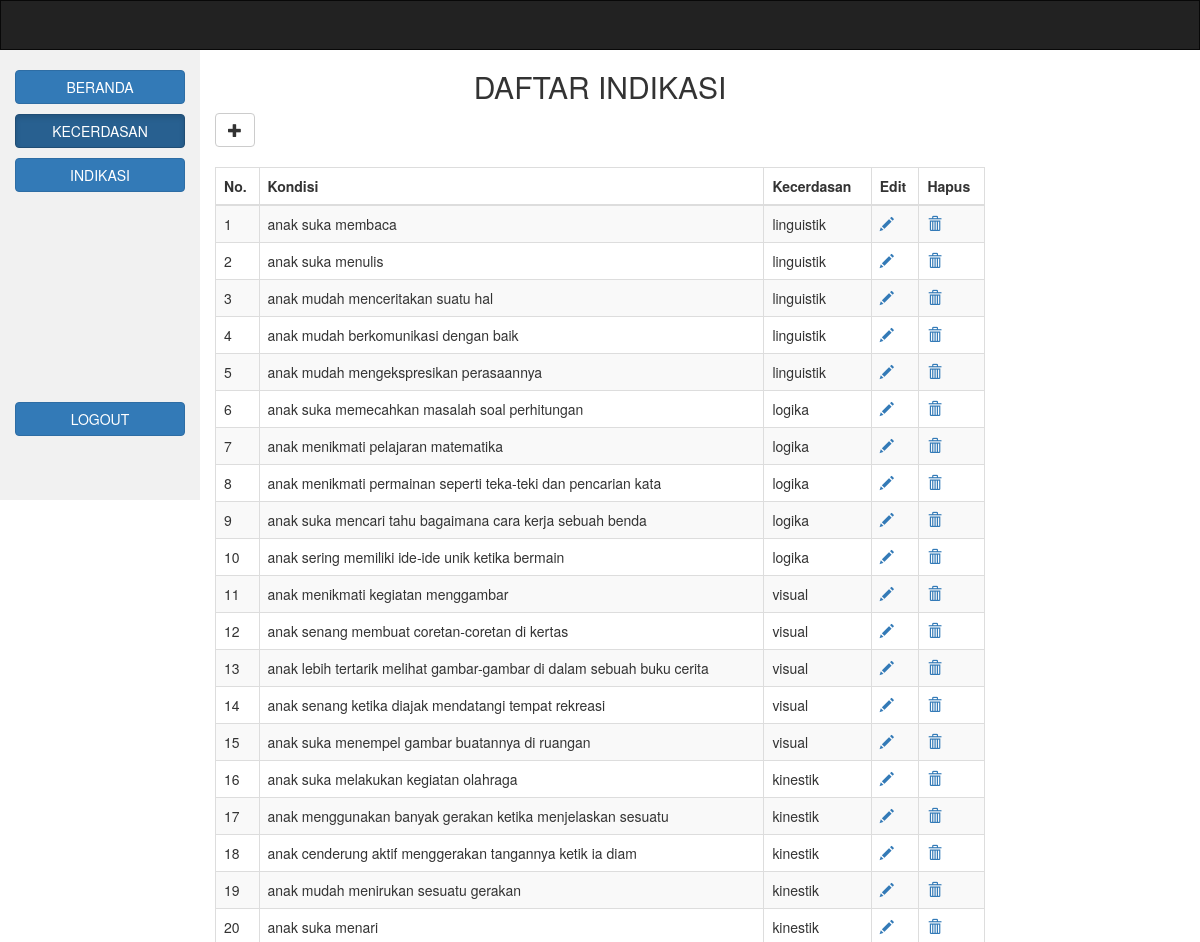
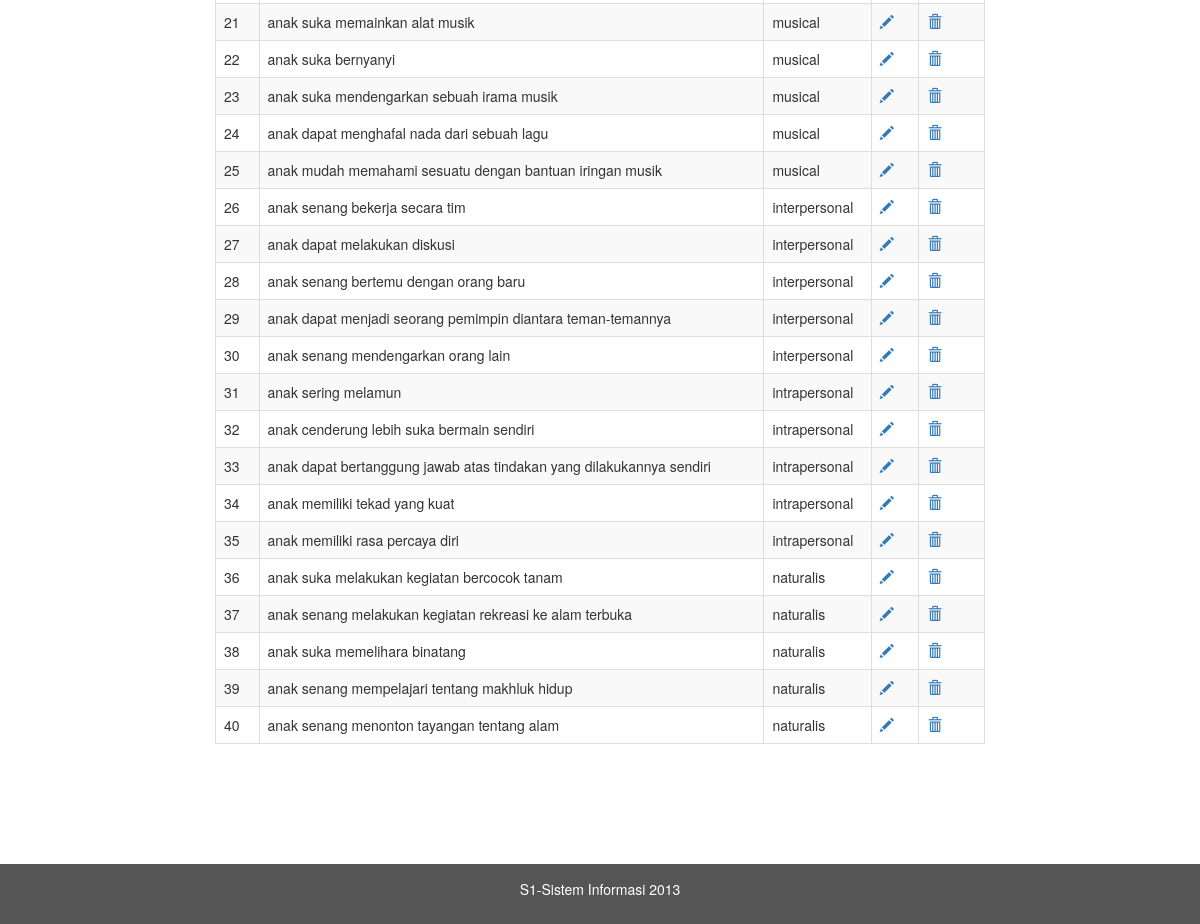
Screenshot of /gejala.php with the database file from the repository (2 pictures, top to bottom).
### tables this page shows
CREATE TABLE `indikasi` (
  `inisialisasi` varchar(2) NOT NULL,
  `kondisi` text NOT NULL,
  `kecerdasan` text NOT NULL
);

### gejala.php (the view, shortened to what this page needs)
<?php
include('koneksi.php');
?>
<!DOCTYPE html>
<html lang="en">
<head>
</head>
<body>
<nav class="navbar navbar-inverse">
</nav>
<div class="container-fluid text-center">
  <div class="row content">
    <div class="col-sm-8 text-left">
    <h2 class="text-center">DAFTAR INDIKASI</h2>
    <a href="ainputgejala.php">
      <button type="button" class="btn btn-default">
        <span class="glyphicon glyphicon-plus" aria-hidden="true"></span>
      </button>
    </a><br><br>
            <div class="box-body table-responsive">
                <table id="example1" class="table table-bordered table-striped">
                    <thead>
                        <tr>
                            <th>No.</th>
                            <th>Kondisi</th>
							              <th>Kecerdasan</th>
                            <th>Edit</th>
                            <th>Hapus</th>
                        </tr>
                    </thead>
<?php
$queri="SELECT * FROM indikasi";
$hasil=mysqli_query ($konek_db,$queri);
$id = 0;
while ($data = mysqli_fetch_array ($hasil)){
 			$id++;
 			echo "
        		<tr>
        			<td>".$id."</td>
        			<td>".$data[1]."</td>
        			<td>".$data[2]."</td>
                    <td><a href=\"aeditgejala.php?id=" . $data[0] . "\"><i class='glyphicon glyphicon-pencil'></i></a>
              </td>
              <td>
                <a href=\"adeletegejala.php?id=".$data[0]."\"  onclick='return checkDelete()'><i class='glyphicon glyphicon-trash'></i></a>
              </td>
        		</tr>
        	";
			}
?>
</table><br><br><br><br><br>
      </div>
    </div>
  </div>
</div>
<footer class="container-fluid text-center">
  <p>S1-Sistem Informasi 2013</p>
</footer>
</body>
</html>

### css/style.css (style rules this page uses)
.navbar { margin-bottom: 0; border-radius: 0; }
.row.content { height: 450px }
.sidenav { padding-top: 20px; background-color: #f1f1f1; height: 100%; }
footer { background-color: #555; color: white; padding: 15px; }

### rows the page displays
indikasi: kondisi "anak suka membaca", kecerdasan "linguistik"
indikasi: kondisi "anak suka menulis", kecerdasan "linguistik"
indikasi: kondisi "anak mudah menceritakan suatu hal", kecerdasan "linguistik"
indikasi: kondisi "anak mudah berkomunikasi dengan baik", kecerdasan "linguistik"
indikasi: kondisi "anak mudah mengekspresikan perasaannya", kecerdasan "linguistik"
indikasi: kondisi "anak suka memecahkan masalah soal perhitungan", kecerdasan "logika"
indikasi: kondisi "anak menikmati pelajaran matematika", kecerdasan "logika"
indikasi: kondisi "anak menikmati permainan seperti teka-teki dan pencarian kata", kecerdasan "logika"
indikasi: kondisi "anak suka mencari tahu bagaimana cara kerja sebuah benda", kecerdasan "logika"
indikasi: kondisi "anak sering memiliki ide-ide unik ketika bermain", kecerdasan "logika"
indikasi: kondisi "anak menikmati kegiatan menggambar", kecerdasan "visual"
indikasi: kondisi "anak senang membuat coretan-coretan di kertas", kecerdasan "visual"
indikasi: kondisi "anak lebih tertarik melihat gambar-gambar di dalam sebuah buku cerita", kecerdasan "visual"
indikasi: kondisi "anak senang ketika diajak mendatangi tempat rekreasi", kecerdasan "visual"
indikasi: kondisi "anak suka menempel gambar buatannya di ruangan", kecerdasan "visual"
indikasi: kondisi "anak suka melakukan kegiatan olahraga", kecerdasan "kinestik"
indikasi: kondisi "anak menggunakan banyak gerakan ketika menjelaskan sesuatu", kecerdasan "kinestik"
indikasi: kondisi "anak cenderung aktif menggerakan tangannya ketik ia diam", kecerdasan "kinestik"
indikasi: kondisi "anak mudah menirukan sesuatu gerakan", kecerdasan "kinestik"
indikasi: kondisi "anak suka menari", kecerdasan "kinestik"
indikasi: kondisi "anak suka memainkan alat musik", kecerdasan "musical"
indikasi: kondisi "anak suka bernyanyi", kecerdasan "musical"
indikasi: kondisi "anak suka mendengarkan sebuah irama musik", kecerdasan "musical"
indikasi: kondisi "anak dapat menghafal nada dari sebuah lagu", kecerdasan "musical"
indikasi: kondisi "anak mudah memahami sesuatu dengan bantuan iringan musik", kecerdasan "musical"
indikasi: kondisi "anak senang bekerja secara tim", kecerdasan "interpersonal"
indikasi: kondisi "anak dapat melakukan diskusi", kecerdasan "interpersonal"
indikasi: kondisi "anak senang bertemu dengan orang baru", kecerdasan "interpersonal"
indikasi: kondisi "anak dapat menjadi seorang pemimpin diantara teman-temannya", kecerdasan "interpersonal"
indikasi: kondisi "anak senang mendengarkan orang lain", kecerdasan "interpersonal"
indikasi: kondisi "anak sering melamun", kecerdasan "intrapersonal"
indikasi: kondisi "anak cenderung lebih suka bermain sendiri", kecerdasan "intrapersonal"
indikasi: kondisi "anak dapat bertanggung jawab atas tindakan yang dilakukannya sendiri", kecerdasan "intrapersonal"
indikasi: kondisi "anak memiliki tekad yang kuat", kecerdasan "intrapersonal"
indikasi: kondisi "anak memiliki rasa percaya diri", kecerdasan "intrapersonal"
indikasi: kondisi "anak suka melakukan kegiatan bercocok tanam", kecerdasan "naturalis"
indikasi: kondisi "anak senang melakukan kegiatan rekreasi ke alam terbuka", kecerdasan "naturalis"
indikasi: kondisi "anak suka memelihara binatang", kecerdasan "naturalis"
indikasi: kondisi "anak senang mempelajari tentang makhluk hidup", kecerdasan "naturalis"
indikasi: kondisi "anak senang menonton tayangan tentang alam", kecerdasan "naturalis"
